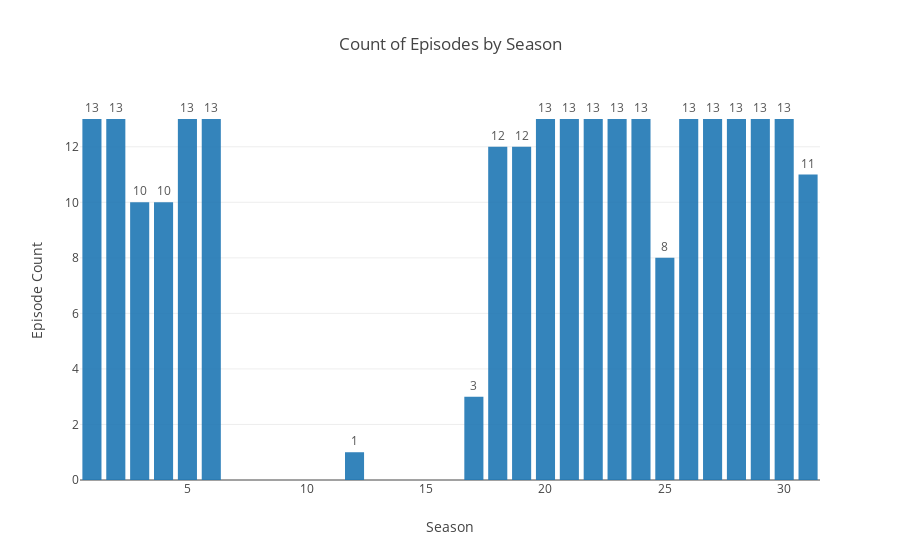

The cell this chart's notebook holds for it:
### Markdown cell above
### Episodes by Season

### Code cell
episode_count = df.groupby(['Season'])[['Episode']].count()
x = episode_count.index
y = episode_count.Episode

data = [go.Bar(x=x,
            y=y,
              text = y,
               textposition = 'outside',
              opacity =.9)]
layout = go.Layout(
                   title='Count of Episodes by Season',
                   xaxis=dict(title='Season'),
                   yaxis=dict( title='Episode Count'))
fig = go.Figure(data=data, layout=layout)

iplot(fig,filename='bar-direct-labels')

### Figure 1 — Plotly figure (JSON) as saved in the notebook; plotly's stock layout.template omitted (floating-point values rounded to 4 significant figures)
{"data": [{"opacity": 0.9, "text": [13, 13, 10, 10, 13, 13, 1, 3, 12, 12, 13, 13, 13, 13, 13, 8, 13, 13, 13, 13, 13, 11], "textposition": "outside", "type": "bar", "uid": "1a869d66-c78a-11e8-97a9-44032c3fe26e", "x": [1, 2, 3, 4, 5, 6, 12, 17, 18, 19, 20, 21, 22, 23, 24, 25, 26, 27, 28, 29, 30, 31], "y": [13, 13, 10, 10, 13, 13, 1, 3, 12, 12, 13, 13, 13, 13, 13, 8, 13, 13, 13, 13, 13, 11]}], "layout": {"title": "Count of Episodes by Season", "xaxis": {"title": "Season"}, "yaxis": {"title": "Episode Count"}}}
